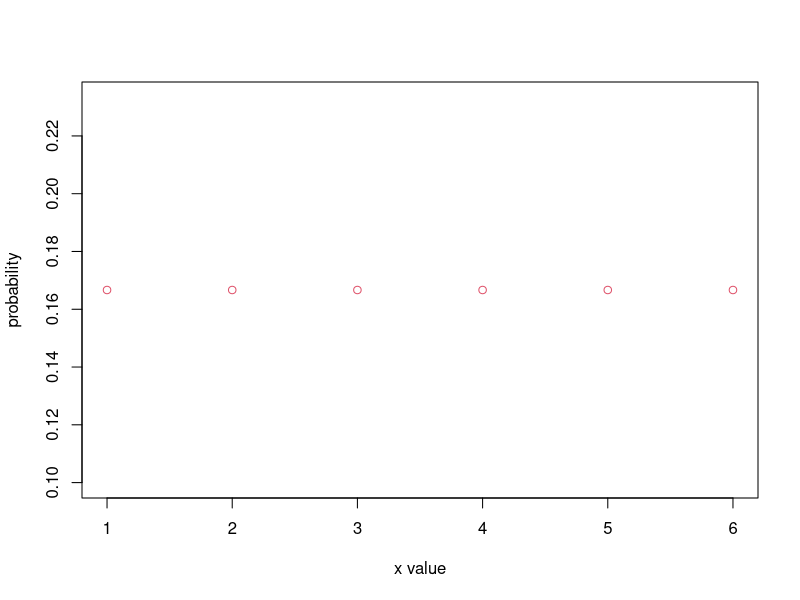
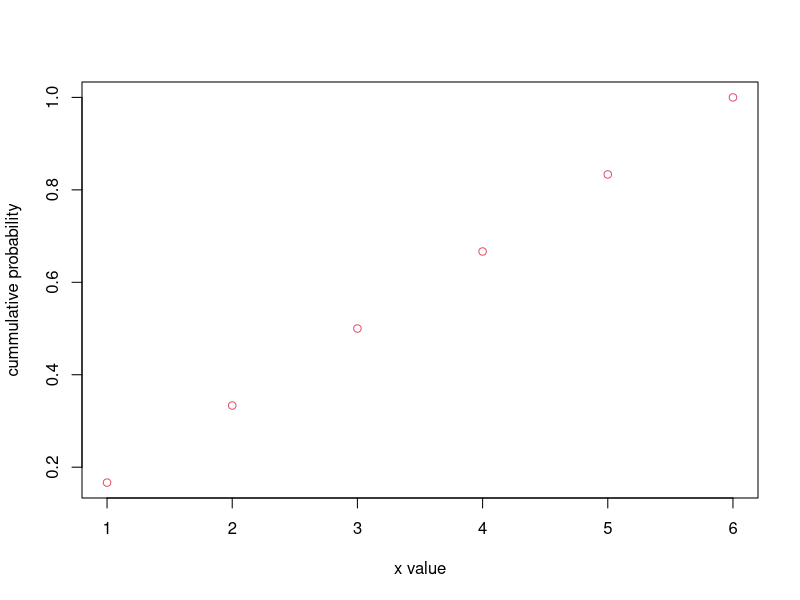
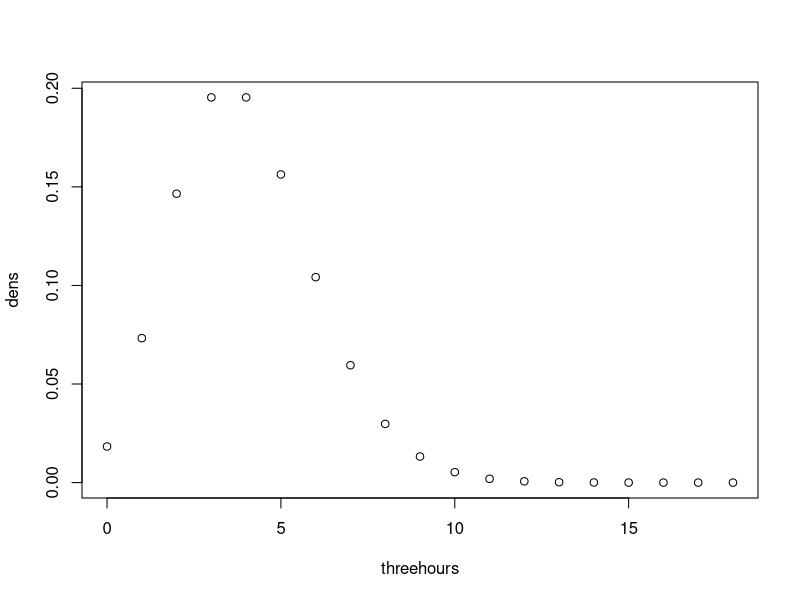

Write the R code that produced these figures, in order. (Note: this script raises an error after producing the figures.)
###############################
#Solutions exercise session 2
###############################

#Exercise1
###############################
  #a) The most obvious variable is the result of a thrown dice, so 1, 2, 3, 4, 5, 6
  #b) Discrete, only a finite number of possibilities 1:6
  #c)
  x <- c(1:6)
  p <- rep(1/6,6)  
  plot(x, p, xlab = "x value", ylab = "probability", col = 2)
  #d)
  x <- c(1:6)
  p <- seq(from = 1/6, to=1, by=1/6)
  plot(x, p, xlab = "x value", ylab = "cummulative probability", col = 2)  

#Exercise2
###############################   
  #a) The result of a coin toss
  #b) Discrete
  #c) 1/2 and 1/2
  #d) P(X =< 6) -> pbinom
  pbinom(6, 10, 1/2)
  #e) 1 - P(X =< 6)
  1- pbinom(6, 10, 1/2)
  #f)!!! median = quantile 50% => qbinom (quantile function)
  qbinom(1/2, 10, 1/2) 
  #g)
  qbinom(3/4, 10, 1/2)

#Exercise3
###############################  
  #a) The number of bugs in a timeframe, 10 minutes
  #b) Poisson distribution 
  #c)
  dpois(0, 2) 
  #d)
  1 - ppois(0,2)
  #e)
  dpois(0, 10)
  #f)
  threehours <- seq(0, 18, 1)
  dens <- dpois(threehours, 4)  
  plot(threehours, dens)  
  
#Exercise4
###############################   
  xmean <- 85
  var <- 500
  sd <-sqrt(var)  
  #a) continuous
  #b) normal distribution
  #c) 
  dnorm(100, xmean, sd)
  #d)
  pnorm(100, xmean, sd)
  #e)
  pnorm(80, xmean, sd)
  #f)
  1-pnorm(60, xmean, sd)
  #g)
  x.60 <- 60
  lim <- qnorm(0.975, 85, s.d)
  lim.u <- 170
  lim.l <- 0
  x <- seq(lim.l,lim.u,length=1000)
  i.60 <- x >= x.60 & x <= lim.u
  hx <- dnorm(x, mean = 85, sd = s.d)
  
  plot(x, hx, type="n", xlab="", ylab="",
       main=expression(mu ~ "= 85 kg," ~ sigma ~ "= 22.36 kg"),
       axes=FALSE)
  lines(x, hx)
  polygon(c(x.60,x[i.60],lim.u), c(0,hx[i.60],0), col="green")
  result <- "P(X > 60)"
  mtext(result,3)
  axis(1, at=c(lim.l, x.60, 85, lim.u), pos=0)
  
  #h)
  qnorm(0.975, xmean, sd)
  
#Exercise5
############################### 
  